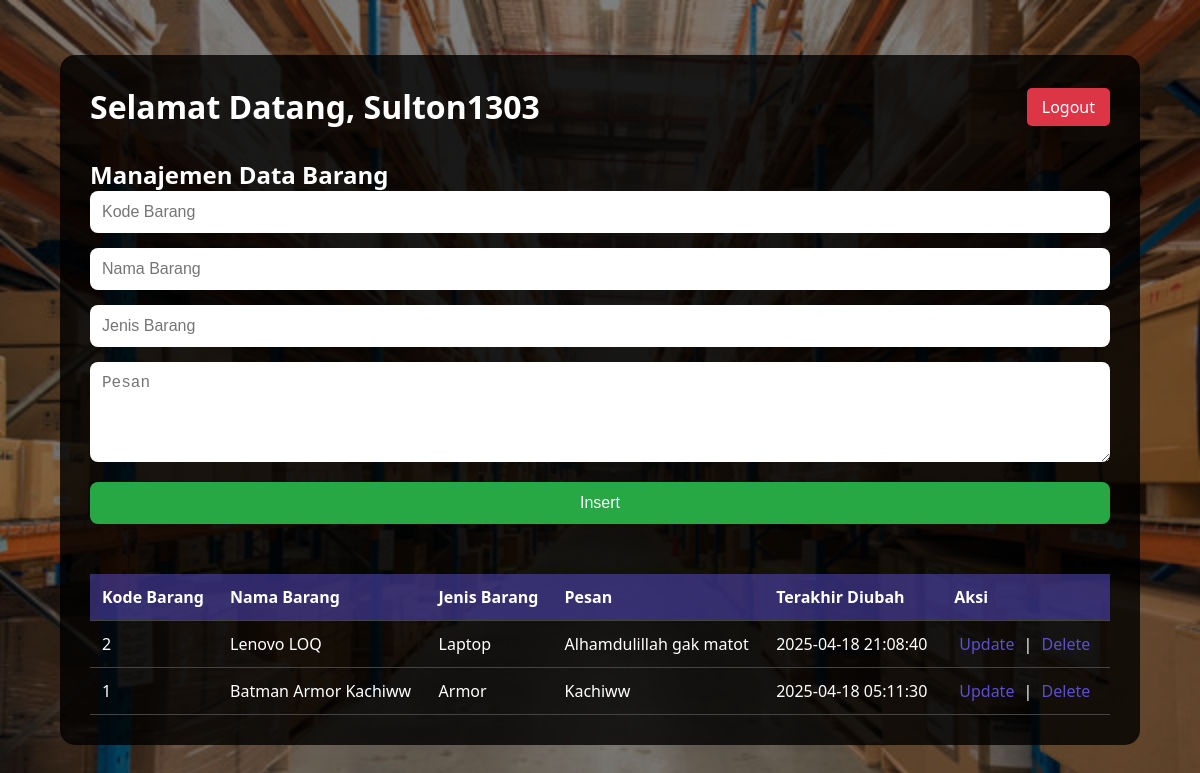
/dashboard.php (signed in), run on the app's committed database.
### tables this page shows
CREATE TABLE `barang` (
  `id` int(11) NOT NULL,
  `kode_barang` varchar(20) NOT NULL,
  `nama_barang` varchar(100) NOT NULL,
  `jenis_barang` varchar(50) NOT NULL,
  `pesan` text NOT NULL,
  `created_at` timestamp NOT NULL DEFAULT current_timestamp() ON UPDATE current_timestamp(),
  `updated_at` datetime NOT NULL DEFAULT '0000-00-00 00:00:00' ON UPDATE current_timestamp()
);

### dashboard.php (the view, shortened to what this page needs)
<?php
include('db.php');
$edit_data = null;
?>
<!DOCTYPE html>
<html>
<head>
    <link rel="stylesheet" href="./assets/style.css">
</head>
<body>
    <div class="dashboard-container">
        <header>
            <h1>Selamat Datang, <?php echo $_SESSION['username']; ?></h1>
            <a href="logout.php" class="logout-btn">Logout</a>
        </header>
        <div class="data-barang-container">
            <h2>Manajemen Data Barang</h2>
            <form method="POST" class="barang-form">
                <div class="form-group">
                    <input type="text" name="kode_barang" placeholder="Kode Barang"
                           value="<?php echo $edit_data ? $edit_data['kode_barang'] : ''; ?>" required>
                </div>
                <div class="form-group">
                    <input type="text" name="nama_barang" placeholder="Nama Barang"
                           value="<?php echo $edit_data ? $edit_data['nama_barang'] : ''; ?>" required>
                </div>
                <div class="form-group">
                    <input type="text" name="jenis_barang" placeholder="Jenis Barang"
                           value="<?php echo $edit_data ? $edit_data['jenis_barang'] : ''; ?>" required>
                </div>
                <div class="form-group">
                    <textarea name="pesan" placeholder="Pesan"><?php echo $edit_data ? $edit_data['pesan'] : ''; ?></textarea>
                </div>
                <div class="action-buttons">
                    <?php if ($edit_data): ?>
                        <button type="submit" name="update" class="btn update">Update</button>
                        <a href="dashboard.php" class="btn cancel">Batal</a>
                    <?php else: ?>
                        <button type="submit" name="insert" class="btn insert">Insert</button>
                    <?php endif; ?>
                </div>
            </form>
            <div class="table-container">
                <table>
                    <thead>
                        <tr>
                            <th>Kode Barang</th>
                            <th>Nama Barang</th>
                            <th>Jenis Barang</th>
                            <th>Pesan</th>
                            <th>Terakhir Diubah</th>
                            <th>Aksi</th>
                        </tr>
                    </thead>
                    <tbody>
                        <?php
                        $query = "SELECT * FROM barang ORDER BY updated_at DESC";
                        $result = $conn->query($query);
                        if ($result->num_rows > 0) {
                            while($row = $result->fetch_assoc()) {
                                echo "<tr>
                                    <td>".htmlspecialchars($row['kode_barang'])."</td>
                                    <td>".htmlspecialchars($row['nama_barang'])."</td>
                                    <td>".htmlspecialchars($row['jenis_barang'])."</td>
                                    <td>".nl2br(htmlspecialchars($row['pesan']))."</td>
                                    <td>".$row['updated_at']."</td>
                                    <td>
                                        <a href='?edit=".$row['id']."'>Update</a> |
                                        <a href='?delete=".$row['id']."' onclick=\"return confirm('Yakin ingin menghapus?')\">Delete</a>
                                    </td>
                                </tr>";
                            }
                        } else {
                            echo "<tr><td colspan='6'>Tidak ada data barang</td></tr>";
                        }
                        ?>
                    </tbody>
                </table>
            </div>
        </div>
    </div>
</body>
</html>

### assets/style.css (style rules this page uses)
* { margin: 0; padding: 0; box-sizing: border-box; }
body { font-family: "Segoe UI", Tahoma, Geneva, Verdana, sans-serif; display: flex; justify-content: center; align-items: center; height: 100vh; position: relative; overflow: hidden; }
.dashboard-container { width: 90%; max-width: 1200px; margin: 20px auto; background-color: rgba(0, 0, 0, 0.8); padding: 30px; border-radius: 15px; color: white; }
header { display: flex; justify-content: space-between; align-items: center; margin-bottom: 30px; }
.logout-btn { color: #fff; background-color: #dc3545; padding: 8px 15px; border-radius: 5px; text-decoration: none; transition: background-color 0.3s; }
.barang-form { margin-bottom: 30px; }
.form-group { margin-bottom: 15px; }
.form-group input, .form-group textarea { width: 100%; padding: 12px; border: none; border-radius: 8px; font-size: 16px; }
.form-group textarea { min-height: 100px; resize: vertical; }
.action-buttons { display: flex; gap: 10px; margin-top: 15px; }
.btn { padding: 12px 20px; border: none; border-radius: 8px; color: white; font-size: 16px; cursor: pointer; transition: all 0.3s; flex: 1; }
.btn.insert { background-color: #28a745; }
.table-container { overflow-x: auto; }
table { width: 100%; border-collapse: collapse; margin-top: 20px; }
table th, table td { padding: 12px; text-align: left; border-bottom: 1px solid #444; }
table th { background-color: rgba(90, 79, 207, 0.5); }
table a { color: #5a4fcf; text-decoration: none; margin: 0 5px; }

### data on the page
barang: kode_barang "2", nama_barang "Lenovo LOQ", jenis_barang "Laptop", pesan "Alhamdulillah gak matot", updated_at "2025-04-18 21:08:40"
barang: kode_barang "1", nama_barang "Batman Armor Kachiww", jenis_barang "Armor", pesan "Kachiww", updated_at "2025-04-18 05:11:30"

### other printed values
$_SESSION['username'] "Sulton1303"
